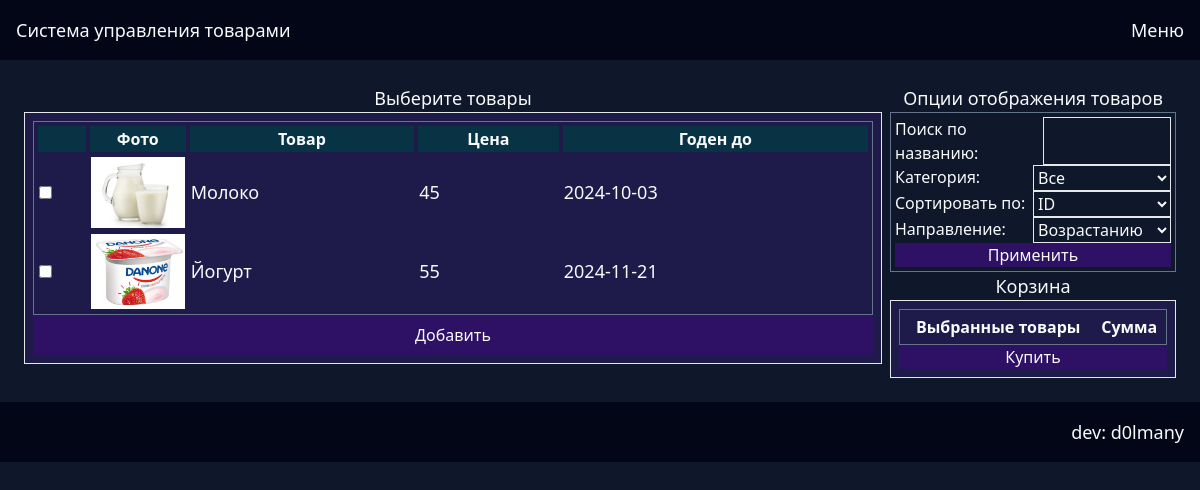
Page /SMP/cart.php?category=2 on the committed database.
### tables this page shows
CREATE TABLE `products` (
  `id` int NOT NULL,
  `name` varchar(60) NOT NULL,
  `id_category` int NOT NULL,
  `price` double NOT NULL,
  `quantity` int NOT NULL,
  `ex_date` date NOT NULL
);

### SMP/connect.php (the view, shortened to what this page needs)
<?php
echo "<script src='https://cdn.tailwindcss.com'></script>";
$req=0; $dbname="fpyzvpbd_m1";
switch($req){
    case 0:
        $server="MySQL-8.0"; $user="root"; $pass="";
        break;
}
try{
    $pdo = new PDO("mysql:host=$server;dbname=$dbname;charset=utf8",$user,$pass);
    $pdo->setAttribute(PDO::ATTR_ERRMODE, PDO::ERRMODE_EXCEPTION);
}
catch(PDOException $e){
    echo "Ошибка подключения: ".$e->getMessage();
}
function showtab1($tn, $categoryFilter = null, $orderBy = null, $orderDirection = 'ASC', $search = null) {
    global $pdo;
    list($sql, $params) = buildSql($tn, $categoryFilter, $orderBy, $orderDirection, $search);
    $stmt = $pdo->prepare($sql);
    $stmt->execute($params);
    $ware = $stmt->fetchAll(PDO::FETCH_NUM);
    foreach ($ware as $row) {
        echo '<tr class="hover:bg-cyan-700 transition duration-150 text-lg">';
        echo "<td><input type='checkbox' name='cart_id[]' value='".$row[0]."'></td>";
        if ($tn == "products") {
            $path = "img" . DIRECTORY_SEPARATOR . $row[0] . ".png";
            echo "<td class='w-24'><img src='$path' alt='$row[0]'></td>";
        }
        for ($i = 1; $i < count($row); $i++) {
            echo '<td>' . htmlspecialchars($row[$i]) . '</td>';
        }
        echo '</tr>';
    }
}
function buildSql($tn, $categoryFilter = null, $orderBy = null, $orderDirection = 'ASC', $search = null) {
    $sql = "SELECT * FROM $tn";
    $where = [];
    $params = [];
    if ($categoryFilter !== null && $categoryFilter !== "") {
        $where[] = "id_category = ?";
        $params[] = $categoryFilter;
    }
    if (!empty($where)) {
        $sql .= " WHERE " . implode(" AND ", $where);
    }
    return [$sql, $params];
}
function sethead(){
    $temp = <<<'EOT'
    <header class="bg-slate-950 p-4 flex justify-between">
    <a href="index.php" class="hover:text-purple-600 transition duration-150 text-lg flex items-center">Система управления товарами</a>
    <div class="relative inline-block text-left"><div>
    <button class="inline-flex justify-center w-full hover:text-cyan-600 transition duration-150 text-lg outline-none" id="menu-button">
    Меню</button></div><div class="absolute right-0 z-10 mt-2 w-56 rounded-md hidden bg-slate" role="menu" aria-orientation="vertical" aria-labelledby="menu-button" tabindex="-1" id="menu">
    <div class="py-1" role="none">
    <a href="show.php" class="block px-4 py-2 text-sm hover:bg-cyan-700 bg-slate-800 transition duration-150" role="menuitem">Обозреватель</a>
    <a href="cart.php" class="block px-4 py-2 text-sm hover:bg-cyan-700 bg-slate-800 transition duration-150" role="menuitem">Корзина</a>
    <a href="add.php" class="block px-4 py-2 text-sm hover:bg-cyan-700 bg-slate-800 transition duration-150" role="menuitem">Добавить позицию</a>
    <a href="delete.php" class="block px-4 py-2 text-sm hover:bg-cyan-700 bg-slate-800 transition duration-150" role="menuitem">Удалить позицию</a>
    <a href="editor.php" class="block px-4 py-2 text-sm hover:bg-cyan-700 bg-slate-800 transition duration-150" role="menuitem">Редактировать товар</a>
    </div></div></div></header><script>
    const menuButton = document.getElementById('menu-button');
    const menu = document.getElementById('menu');
    let timeout; function showMenu() {
        clearTimeout(timeout);
        menu.classList.remove('hidden');
    } function hideMenu() {
        timeout = setTimeout(() => {
            menu.classList.add('hidden');
        }, 200);
    }
    menuButton.addEventListener('mouseenter', showMenu);
    menuButton.addEventListener('mouseleave', hideMenu);
    menu.addEventListener('mouseenter', showMenu);
    menu.addEventListener('mouseleave', hideMenu);
    </script>
    EOT;
    echo $temp;
}
function setfooter(){
    echo <<< KEO
    <footer class="bg-slate-950 p-4 flex justify-end">
        <a href="https://d0lmany.netlify.app" class="hover:text-purple-600 transition duration-150 text-lg">dev: d0lmany</a>
    </footer>
    KEO;
}
?>

### rows in the picture
products: shows a picture, name "Молоко", price "45", ex_date "2024-10-03"
products: shows a picture, name "Йогурт", price "55", ex_date "2024-11-21"
